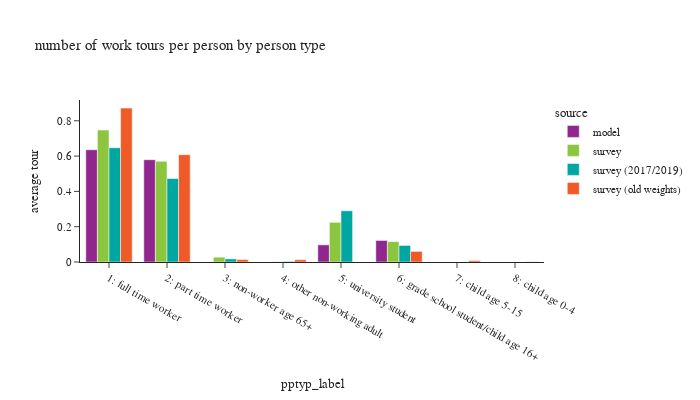

Here is the notebook cell this chart was saved with:
### Code cell
wk_tour = df_tour.loc[df_tour['pdpurp']==1].copy()

df_plot = wk_tour.groupby(['source','pptyp_label'])['toexpfac'].sum().reset_index(). \
    merge(df_person.groupby(['source','pptyp_label'])['psexpfac'].sum().reset_index(), how='left', on=['source','pptyp_label'])
df_plot['average tour'] = df_plot['toexpfac']/df_plot['psexpfac']
# df_plot
fig = px.bar(df_plot, x='pptyp_label', y="average tour", color="source",
             barmode="group",title="number of work tours per person by person type")
fig.update_layout(height=400, width=700, font=dict(size=11),
                  yaxis=dict(tickformat=".2"))
fig.show()

### Figure 1 — Plotly figure (JSON) as saved in the notebook; plotly's stock layout.template omitted (floating-point values rounded to 4 significant figures)
{"data": [{"alignmentgroup": "True", "hovertemplate": "source=model<br>pptyp_label=%{x}<br>average tour=%{y}<extra></extra>", "legendgroup": "model", "marker": {"color": "#91268F", "pattern": {"shape": ""}}, "name": "model", "offsetgroup": "model", "orientation": "v", "showlegend": true, "textposition": "auto", "type": "bar", "x": ["1: full time worker", "2: part time worker", "3: non-worker age 65+", "4: other non-working adult", "5: university student", "6: grade school student/child age 16+", "7: child age 5-15", "8: child age 0-4"], "xaxis": "x", "y": [0.636, 0.5794, 0.0, 0.0, 0.09714, 0.122, 0.0, 0.0], "yaxis": "y"}, {"alignmentgroup": "True", "hovertemplate": "source=survey<br>pptyp_label=%{x}<br>average tour=%{y}<extra></extra>", "legendgroup": "survey", "marker": {"color": "#8CC63E", "pattern": {"shape": ""}}, "name": "survey", "offsetgroup": "survey", "orientation": "v", "showlegend": true, "textposition": "auto", "type": "bar", "x": ["1: full time worker", "2: part time worker", "3: non-worker age 65+", "4: other non-working adult", "5: university student", "6: grade school student/child age 16+", "7: child age 5-15", "8: child age 0-4"], "xaxis": "x", "y": [0.7472, 0.5701, 0.02724, 0.001522, 0.2247, 0.1156, 8.547e-05, 0.0], "yaxis": "y"}, {"alignmentgroup": "True", "hovertemplate": "source=survey (2017/2019)<br>pptyp_label=%{x}<br>average tour=%{y}<extra></extra>", "legendgroup": "survey (2017/2019)", "marker": {"color": "#00A7A0", "pattern": {"shape": ""}}, "name": "survey (2017/2019)", "offsetgroup": "survey (2017/2019)", "orientation": "v", "showlegend": true, "textposition": "auto", "type": "bar", "x": ["1: full time worker", "2: part time worker", "3: non-worker age 65+", "4: other non-working adult", "5: university student", "6: grade school student/child age 16+", "7: child age 5-15", "8: child age 0-4"], "xaxis": "x", "y": [0.6473, 0.473, 0.01787, 0.003632, 0.2903, 0.09391, 7.954e-05, 0.0], "yaxis": "y"}, {"alignmentgroup": "True", "hovertemplate": "source=survey (old weights)<br>pptyp_label=%{x}<br>average tour=%{y}<extra></extra>", "legendgroup": "survey (old weights)", "marker": {"color": "#F05A28", "pattern": {"shape": ""}}, "name": "survey (old weights)", "offsetgroup": "survey (old weights)", "orientation": "v", "showlegend": true, "textposition": "auto", "type": "bar", "x": ["1: full time worker", "2: part time worker", "3: non-worker age 65+", "4: other non-working adult", "5: university student", "6: grade school student/child age 16+", "7: child age 5-15", "8: child age 0-4"], "xaxis": "x", "y": [0.8717, 0.6081, 0.01375, 0.01285, null, 0.06002, 0.00785, 0.001284], "yaxis": "y"}], "layout": {"barmode": "group", "font": {"size": 11}, "height": 400, "legend": {"title": {"text": "source"}, "tracegroupgap": 0}, "title": {"text": "number of work tours per person by person type"}, "width": 700, "xaxis": {"anchor": "y", "domain": [0.0, 1.0], "title": {"text": "pptyp_label"}}, "yaxis": {"anchor": "x", "domain": [0.0, 1.0], "tickformat": ".2", "title": {"text": "average tour"}}}}
